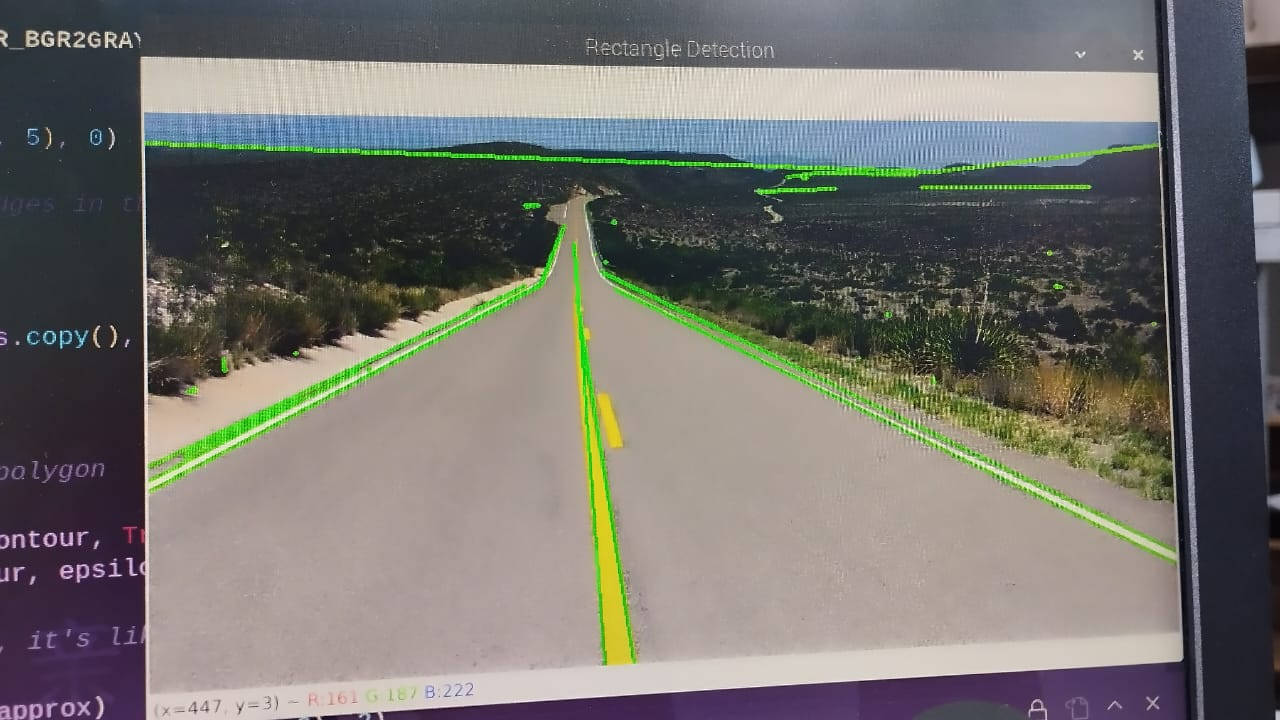
#> input picture OpenCV/Lane & Shape Detection/lane.jpeg, 1280 x 720 px, given in place of the camera
$ python lane.py
#> lines starting #> are read from the running program, lines starting #| are printed output that depends on the picture; after the words box and inside, x2 and y2 are one past the last pixel; in counts of white or black regions, pixels touching at a corner belong together
import cv2
import numpy as np

curveList =[]
avgVal = 10


def thresholding(img,lowerWhite,upperWhite):
    imgHSV = cv2.cvtColor(img,cv2.COLOR_BGR2HSV)
    lowerWhite = np.array(lowerWhite)
    upperWhite = np.array(upperWhite)
    maskWhite = cv2.inRange(imgHSV,lowerWhite,upperWhite)
    return maskWhite

def imgWarp(img, points, w,h):
    pts1 = np.float32(points)
    pts2 = np.float32([[0,0],[w,0],[0,h],[w,h]])
    matrix = cv2.getPerspectiveTransform(pts1,pts2)
    warped = cv2.warpPerspective(img,matrix,(w,h))
    return warped

def nothing(x):
    pass

def initializeTrackbarsHSV(initialTrackbarVals, centerLimit=5):
    cv2.namedWindow("Trackbars")
    cv2.resizeWindow("Trackbars", 480, 400)
    cv2.createTrackbar('huelower','Trackbars',initialTrackbarVals[0][0],179,nothing)
    cv2.createTrackbar('huehigher','Trackbars',initialTrackbarVals[0][1],179,nothing)

    cv2.createTrackbar('satlower','Trackbars',initialTrackbarVals[1][0],255,nothing)
    cv2.createTrackbar('sathigher','Trackbars',initialTrackbarVals[1][1],255,nothing)

    cv2.createTrackbar('vallower','Trackbars',initialTrackbarVals[2][0],255,nothing)
    cv2.createTrackbar('valhigher','Trackbars',initialTrackbarVals[2][1],255,nothing)

    cv2.createTrackbar('centerLimit','Trackbars',centerLimit,100,nothing)


def getTrackbarsHSV():
    HL = cv2.getTrackbarPos('huelower','Trackbars')
    HU = cv2.getTrackbarPos('huehigher','Trackbars')

    SL = cv2.getTrackbarPos('satlower','Trackbars')
    SU = cv2.getTrackbarPos('sathigher','Trackbars')

    VL = cv2.getTrackbarPos('vallower','Trackbars')
    VU = cv2.getTrackbarPos('valhigher','Trackbars')
    lower = [HL,SL,VL]
    upper = [HU,SU,VU]

    return lower,upper

def initializeTrackbarsPoints(intialTracbarVals,wT=480, hT=240):
    cv2.namedWindow("Trackbars")
    cv2.resizeWindow("Trackbars", 360, 240)
    cv2.createTrackbar("Width Top", "Trackbars", intialTracbarVals[0],wT//2, nothing)
    cv2.createTrackbar("Height Top", "Trackbars", intialTracbarVals[1], hT, nothing)
    cv2.createTrackbar("Width Bottom", "Trackbars", intialTracbarVals[2],wT//2, nothing)
    cv2.createTrackbar("Height Bottom", "Trackbars", intialTracbarVals[3], hT, nothing)

def getTrackbarsPoints():
    pts = [
        cv2.getTrackbarPos("Width Top", "Trackbars"),
        cv2.getTrackbarPos("Height Top", "Trackbars"),
        cv2.getTrackbarPos("Width Bottom", "Trackbars"),
        cv2.getTrackbarPos("Height Bottom", "Trackbars"),
    ]
    return pts

def valTrackbarsPoints(wT=480, hT=240,pts=[0,0,0,240]):
    widthTop, heightTop, widthBottom, heightBottom = pts
    points = np.float32([(widthTop, heightTop), (wT-widthTop, heightTop), (widthBottom , heightBottom ), (wT-widthBottom, heightBottom)])
    return points

def plotPoints(img,points):
    for x in range(4):
        cv2.circle(img,(int(points[x][0]),int(points[x][1])),15,(0,0,255),cv2.FILLED)
    return img


def getLaneCurve(img,display=1,region=0.2,intialTrackBarVals=[0,0,0,240],centerLimit=5):
    imgResult = img.copy()
    lowerWhite, upperWhite = getTrackbarsHSV()
    imgThresh = thresholding(img,lowerWhite,upperWhite)
    h,w,c = img.shape
    # points = valTrackbarsPoints(pts=getTrackbarsPoints())
    points = valTrackbarsPoints()
    warp = imgWarp(imgThresh,points,w,h)
    warpPoints = plotPoints(img,points)

    middlePoint,imgHist = getHistogram(warp,display=True,minPer=0.5,region=4)
    curveAveragePoint, imgHist = getHistogram(warp, display=True, minPer=0.9)
    curveRaw = curveAveragePoint - middlePoint

    # cv2.imshow('Threshold',imgThresh)
    # cv2.imshow('Warped',imgWarp)

    # return warp
    curveList.append(curveRaw)
    if len(curveList)>avgVal:
        curveList.pop(0)
    curve = int(sum(curveList)/len(curveList))

    if display != 0:
        imgInvWarp = imgWarp(warp, points, w, h)
        imgInvWarp = cv2.cvtColor(imgInvWarp, cv2.COLOR_GRAY2BGR)
        imgInvWarp[0:int(h * (1-region)), 0:w] = 0, 0, 0    ### Here you adjust the region of interest from cam feed
        imgLaneColor = np.zeros_like(img)
        imgLaneColor[:] = 0, 255, 0
        imgLaneColor = cv2.bitwise_and(imgInvWarp, imgLaneColor)
        imgResult = cv2.addWeighted(imgResult, 1, imgLaneColor, 1, 0)
        midY = 450
        if curve <= centerLimit and curve >= -centerLimit:
            cv2.putText(imgResult, str(curve)+' Center', (h // 2 - 80, 85), cv2.FONT_HERSHEY_DUPLEX, 2, (0, 255, 0), 3)
        elif curve >= centerLimit:
            cv2.putText(imgResult, str(curve)+' Right', (h // 2 - 80, 85), cv2.FONT_HERSHEY_DUPLEX, 2, (255, 0, 0), 3)
        elif curve <= -centerLimit:
            cv2.putText(imgResult, str(curve)+' Left', (h // 2 - 80, 85), cv2.FONT_HERSHEY_DUPLEX, 2, (0, 0, 255), 3)


        cv2.line(imgResult, (w // 2, midY), (w // 2 + (curve * 3), midY), (255, 0, 255), 5)
        cv2.line(imgResult, ((w // 2 + (curve * 3)), midY - 25), (w // 2 + (curve * 3), midY + 25), (0, 255, 0), 5)
        for x in range(-30, 30):
            w = w // 20
            cv2.line(imgResult, (w * x + int(curve // 50), midY - 10),
                     (w * x + int(curve // 50), midY + 10), (0, 0, 255), 2)

        #fps = cv2.getTickFrequency() / (cv2.getTickCount() - timer);
        #cv2.putText(imgResult, 'FPS ' + str(int(fps)), (20, 40), cv2.FONT_HERSHEY_SIMPLEX, 1, (230, 50, 50), 3);

    if display == 2:
        imgStacked = stackImages(1, ([warp,imgHist],[imgLaneColor, imgResult]))
        cv2.imshow('ImageStack', imgStacked)
    elif display == 1:
        cv2.imshow('Resutlt', imgResult)

    #### NORMALIZATION
    curve = curve/100
    if curve>1: curve ==1
    if curve<-1:curve == -1

    return curve


def getHistogram(img,minPer=0.1,display=False,region=1):

    if region == 1:
        histValues = np.sum(img, axis=0) #Histogram vector of image, column wise
    else:
        histValues = np.sum(img[img.shape[0]//region:,:], axis = 0)
    maxValue = np.max(histValues)
    minValue = minPer*maxValue
    indexArray = np.where(histValues >= minValue)
    basePoint = int(np.average(indexArray))

    if display:
        imgHist = np.zeros((img.shape[0],img.shape[1],3),np.uint8) # h = shape[0], w= shape[1]
        for x, intensity in enumerate(histValues):
            y = np.uint8(img.shape[0]-(intensity//255//region))
            # print(type(y))
            cv2.line(imgHist,(x,img.shape[0]),(x,y),(255,0,255),1)
            cv2.circle(imgHist,(basePoint,img.shape[0]),20,(0,255,255),cv2.FILLED)
        return basePoint,imgHist

    return basePoint, 0

def stackImages(scale,imgArray):
    rows = len(imgArray)
    cols = len(imgArray[0])
    rowsAvailable = isinstance(imgArray[0], list)
    width = imgArray[0][0].shape[1]
    height = imgArray[0][0].shape[0]
    if rowsAvailable:
        for x in range ( 0, rows):
            for y in range(0, cols):
                if imgArray[x][y].shape[:2] == imgArray[0][0].shape [:2]:
                    imgArray[x][y] = cv2.resize(imgArray[x][y], (0, 0), None, scale, scale)
                else:
                    imgArray[x][y] = cv2.resize(imgArray[x][y], (imgArray[0][0].shape[1], imgArray[0][0].shape[0]), None, scale, scale)
                if len(imgArray[x][y].shape) == 2: imgArray[x][y]= cv2.cvtColor( imgArray[x][y], cv2.COLOR_GRAY2BGR)
        imageBlank = np.zeros((height, width, 3), np.uint8)
        hor = [imageBlank]*rows
        hor_con = [imageBlank]*rows
        for x in range(0, rows):
            hor[x] = np.hstack(imgArray[x])
        ver = np.vstack(hor)
    else:
        for x in range(0, rows):
            if imgArray[x].shape[:2] == imgArray[0].shape[:2]:
                imgArray[x] = cv2.resize(imgArray[x], (0, 0), None, scale, scale)
            else:
                imgArray[x] = cv2.resize(imgArray[x], (imgArray[0].shape[1], imgArray[0].shape[0]), None,scale, scale)
            if len(imgArray[x].shape) == 2: imgArray[x] = cv2.cvtColor(imgArray[x], cv2.COLOR_GRAY2BGR)
        hor= np.hstack(imgArray)
        ver = hor
    return ver


if __name__ == '__main__':
    cap = cv2.VideoCapture(0)
    # initializeTrackbarsPoints(intialTrackBarVals=[102, 80, 20, 214])
    initialTrackbarVals = [
        [46,179],   #Hue Limits
        [0,255],    #Saturation
        [0,170],    #Value
    ]
    initializeTrackbarsHSV(initialTrackbarVals)
    frameCounter = 0
    while True:
        frameCounter += 1
        if cap.get(cv2.CAP_PROP_FRAME_COUNT) == frameCounter:
            cap.set(cv2.CAP_PROP_POS_FRAMES, 0)
            frameCounter = 0

        success, img = cap.read()
#> img is the input picture: shape (720, 1280, 3); mean B, G, R 109.6, 114.2, 115.7
        img = cv2.resize(img,(480,240))
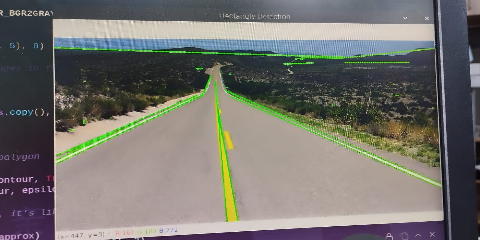
#> img: shape (240, 480, 3); mean B, G, R 109.6, 114.2, 115.8
        centerLimit = cv2.getTrackbarPos('centerLimit','Trackbars')
        curve = getLaneCurve(img,display=2,centerLimit=centerLimit)
#> in thresholding, `imgHSV = cv2.cvtColor(img,cv2.COLOR_BGR2HSV)`: imgHSV: shape (240, 480, 3); mean H, S, V 61.3, 52.3, 125.3
#> in thresholding, `maskWhite = cv2.inRange(imgHSV,lowerWhite,upperWhite)`:
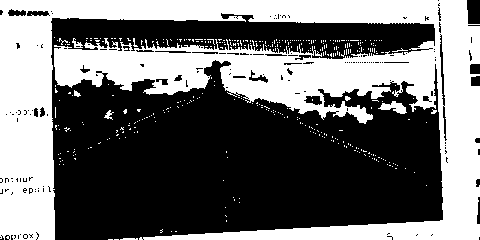
#> maskWhite: shape (240, 480); 43.2% white; 379 white regions (371 under 20 px), largest, box (x1, y1, x2, y2) and area: (0, 0, 480, 240) 48450, (378, 101, 407, 114) 195, (72, 38, 83, 48) 50
#> in getHistogram, `histValues = np.sum(img[img.shape[0]//region:,:], axis = 0)`: histValues = 480 values, max 45900 at index 4, min 1785 at index 215, mean 17165.8
#> in getHistogram, `maxValue = np.max(histValues)`: maxValue = 45900
#> in getHistogram, `minValue = minPer*maxValue`: minValue = 22950
#> in getHistogram, `basePoint = int(np.average(indexArray))`: basePoint = 212
#> the loop in getHistogram, `for x, intensity in enumerate(histValues):` made 480 passes
#> (intensity, y) on passes 1 to 3: (44625, 197), (44625, 197), (42840, 198)
#> after the loop in getHistogram, `for x, intensity in enumerate(histValues):`:
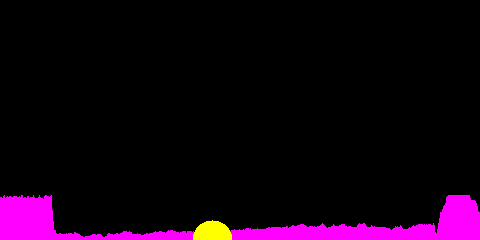
#> imgHist: shape (240, 480, 3); mean of channels 0, 1, 2 17, 1.3, 18.4; drawn as B, G, R
#> call 2 of getHistogram, with minPer = 0.9, display = True, region = 1
#> in getHistogram (call 2), `histValues = np.sum(img, axis=0)`: histValues = 480 values, max 61200 at index 4, min 9945 at index 215, mean 26412.7
#> in getHistogram (call 2), `maxValue = np.max(histValues)`: maxValue = 61200
#> in getHistogram (call 2), `minValue = minPer*maxValue`: minValue = 55080
#> in getHistogram (call 2), `basePoint = int(np.average(indexArray))`: basePoint = 153
#> the loop in getHistogram (call 2), `for x, intensity in enumerate(histValues):` made 480 passes
#> (intensity, y) on passes 1 to 3: (58650, 10), (58650, 10), (57630, 14)
#> after the loop in getHistogram (call 2), `for x, intensity in enumerate(histValues):`:
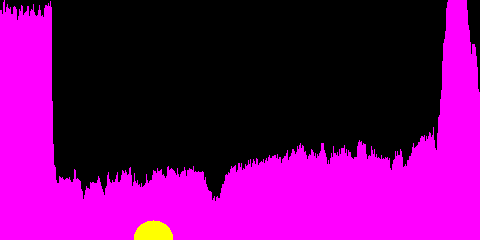
#> imgHist: shape (240, 480, 3); mean of channels 0, 1, 2 108.7, 1.3, 110.1; drawn as B, G, R
#> in getLaneCurve, `curveRaw = curveAveragePoint - middlePoint`: curveRaw = -59
#> in getLaneCurve, `imgInvWarp[0:int(h * (1-region)), 0:w] = 0, 0, 0`: imgInvWarp: shape (240, 480, 3); 6.7% white; 16 white regions (13 under 20 px), largest, box (x1, y1, x2, y2) and area: (139, 192, 480, 240) 5126, (0, 192, 55, 240) 2540, (120, 238, 138, 240) 32
#> in getLaneCurve, `imgLaneColor = cv2.bitwise_and(imgInvWarp, imgLaneColor)`:
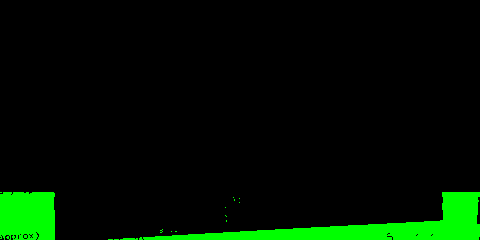
#> imgLaneColor: shape (240, 480, 3); mean B, G, R 0, 17.1, 0
#> in getLaneCurve, `cv2.putText(imgResult, str(curve)+' Left', (h // 2 - 80, 85), cv2.FONT..`:
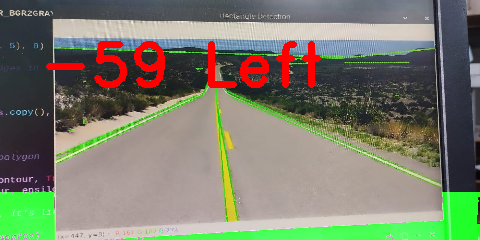
#> imgResult: shape (240, 480, 3); mean B, G, R 107.2, 125.8, 122
#> after the loop in getLaneCurve, `for x in range(-30, 30):`: w = 0
#> after the loop in stackImages, `for x in range(0, rows):`: hor = 2 items
#> in stackImages, `ver = np.vstack(hor)`:
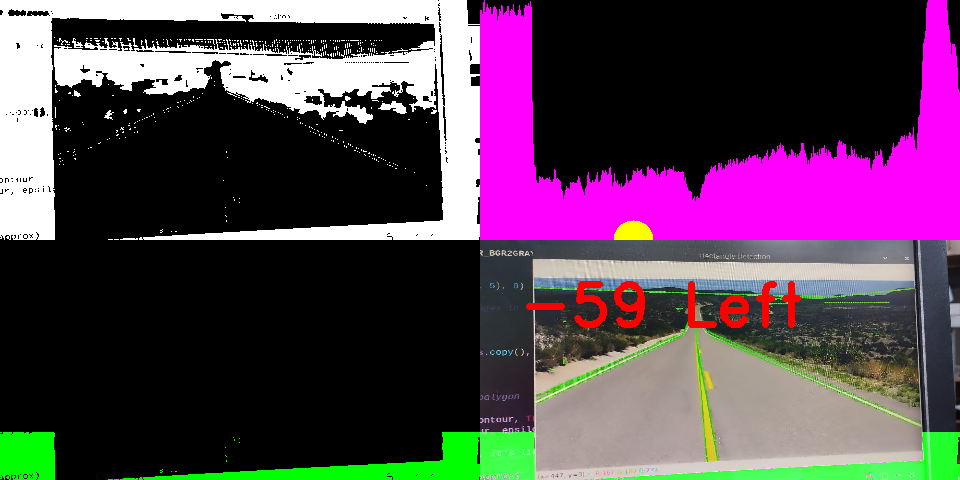
#> ver: shape (480, 960, 3); mean of channels 0, 1, 2 81.5, 63.6, 85.5; drawn as B, G, R
#> in getLaneCurve, `curve = curve/100`: curve = -0.59
#> curve = -0.59
        if curve <= centerLimit and curve >= -centerLimit:
            print('Center')
        elif curve >= centerLimit:
            print('Right')
        elif curve <= -centerLimit:
            print('Left')


        # print(curve)
        # cv2.imshow('Vid',img)
        if cv2.waitKey(1) & 0xff ==ord("q"):
#> (key q is pressed here)
            cv2.destroyAllWindows()
            break
